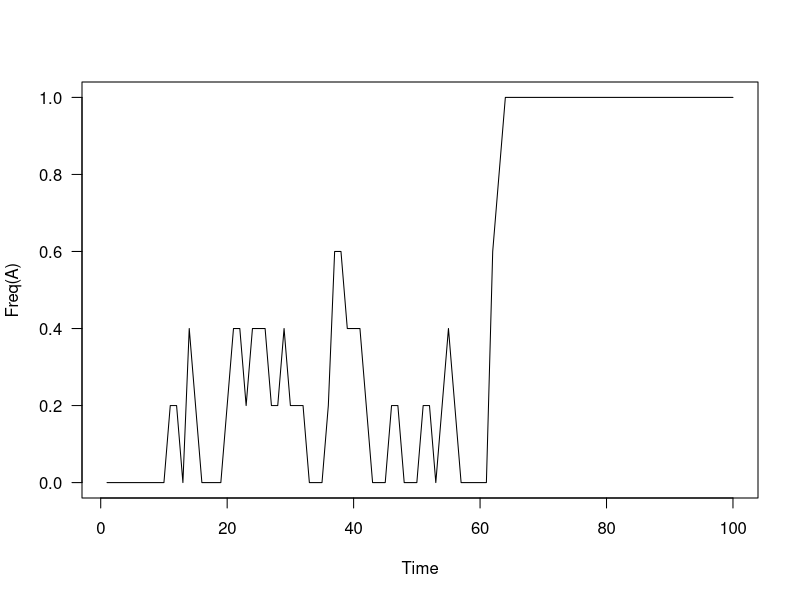

This figure's R source:
## ---- chunk 1


# Part 1: Wright-Fisher model with genetic drift and mutation
# Created by Easton R. White
# Last edited: 4-Nov-2020

# Setting up parameter values
N= 5        # population size, starts at 100
p_ini= 0 # the initial frequency of the A allele, starts at 0.1
u = 0.05      # mutation rate from a to A
max.time=100 # time to run simulations


sample.population <- function(p,N){
  next_pop = vector('character',length = N)
  for (i in 1:N){
    new_allele = sample(x = c('A','a'),size = 1,prob=c(p + u*(1-p),(1-p)))
    #if (new_allele=='a' & rbinom(1,1,prob = u)){new_allele='A'} # Optional line to include mutation
    next_pop[i] = as.character(new_allele)
  }
  return(sum(next_pop=='A')/N) # returns the value for p
}



p = vector(mode = 'numeric',length = max.time)
p[1]=p_ini

for (t in 1:(max.time-1)){
  p[t+1] = sample.population(p[t],N)
}

plot(1:max.time,p,ylim=c(0,1),type='l',las=1,ylab='Freq(A)',xlab='Time')

